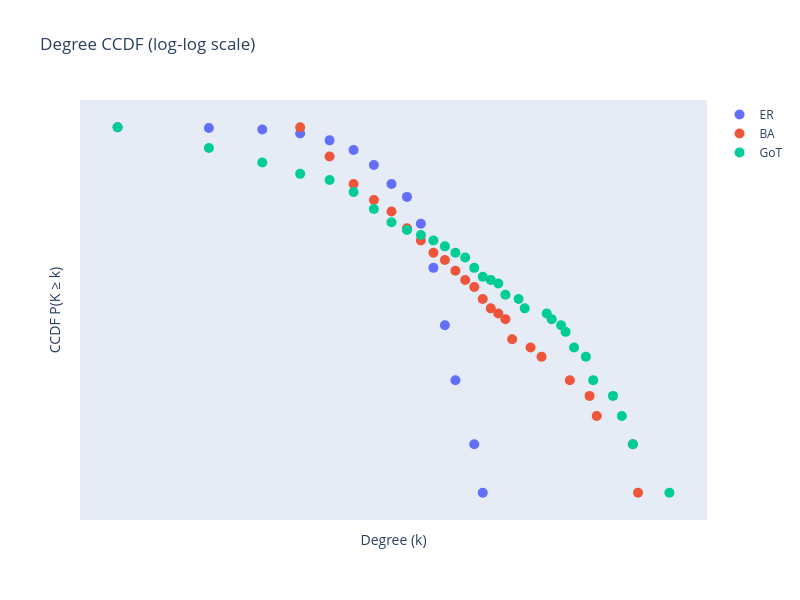

Source (notebook cell):
### Markdown cell above
### **1.4 Code and figure**

<font color='red'> *(Your code: build all graphs, reproduce key arrays of degrees, produce the CCDF figure for 1.3.)*

### Code cell
def degree_ccdf(G):
    degrees = np.array([d for _, d in G.degree()])
    values, counts = np.unique(degrees, return_counts=True)
    ccdf = np.cumsum(counts[::-1])[::-1] / counts.sum()
    return values, ccdf

deg_er, ccdf_er = degree_ccdf(G_er)
deg_ba, ccdf_ba = degree_ccdf(G_ba)
deg_got, ccdf_got = degree_ccdf(G_got)

fig = go.Figure()

fig.add_trace(go.Scatter(
    x=deg_er, y=ccdf_er,
    mode='markers',
    name='ER',
    marker=dict(size=10, symbol='circle')
))

fig.add_trace(go.Scatter(
    x=deg_ba, y=ccdf_ba,
    mode='markers',
    name='BA',
    marker=dict(size=10, symbol='circle')
))

fig.add_trace(go.Scatter(
    x=deg_got, y=ccdf_got,
    mode='markers',
    name='GoT',
    marker=dict(size=10, symbol='circle')
))

# Remove axis labels, ticks, and gridlines
fig.update_xaxes(
    type='log',
    showgrid=False,
    showticklabels=False,
    zeroline=False,
    title='Degree (k)'
)

fig.update_yaxes(
    type='log',
    showgrid=False,
    showticklabels=False,
    zeroline=False,
    title='CCDF P(K ≥ k)'
)

fig.update_layout(
    title='Degree CCDF (log-log scale)',
    hovermode='closest',
    width=800,
    height=600
)

fig.show()

### Figure 1 — Plotly figure (JSON) as saved in the notebook; plotly's stock layout.template omitted (floating-point values rounded to 4 significant figures)
{"data": [{"marker": {"size": 10, "symbol": "circle"}, "mode": "markers", "name": "ER", "type": "scatter", "x": [1, 2, 3, 4, 5, 6, 7, 8, 9, 10, 11, 12, 13, 15, 16], "y": [1.0, 0.9893, 0.9679, 0.9144, 0.8289, 0.7219, 0.5829, 0.4439, 0.369, 0.2513, 0.1337, 0.05882, 0.02674, 0.0107, 0.005348]}, {"marker": {"size": 10, "symbol": "circle"}, "mode": "markers", "name": "BA", "type": "scatter", "x": [4, 5, 6, 7, 8, 9, 10, 11, 12, 13, 14, 15, 16, 17, 18, 19, 20, 23, 25, 31, 36, 38, 50, 52], "y": [1.0, 0.6578, 0.4439, 0.3529, 0.2995, 0.2353, 0.1979, 0.1658, 0.1497, 0.1283, 0.1123, 0.1016, 0.08556, 0.07487, 0.06952, 0.06417, 0.04813, 0.04278, 0.03743, 0.02674, 0.02139, 0.01604, 0.0107, 0.005348]}, {"marker": {"size": 10, "symbol": "circle"}, "mode": "markers", "name": "GoT", "type": "scatter", "x": [1, 2, 3, 4, 5, 6, 7, 8, 9, 10, 11, 12, 13, 14, 15, 16, 17, 18, 19, 21, 22, 26, 27, 29, 30, 32, 35, 37, 43, 46, 50, 66], "y": [1.0, 0.7433, 0.6043, 0.5134, 0.4706, 0.3957, 0.3102, 0.2567, 0.2299, 0.2139, 0.1979, 0.1818, 0.1658, 0.1551, 0.1337, 0.1176, 0.1123, 0.107, 0.09091, 0.08556, 0.07487, 0.06952, 0.06417, 0.05882, 0.05348, 0.04278, 0.03743, 0.02674, 0.02139, 0.01604, 0.0107, 0.005348]}], "layout": {"height": 600, "hovermode": "closest", "title": {"text": "Degree CCDF (log-log scale)"}, "width": 800, "xaxis": {"showgrid": false, "showticklabels": false, "title": {"text": "Degree (k)"}, "type": "log", "zeroline": false}, "yaxis": {"showgrid": false, "showticklabels": false, "title": {"text": "CCDF P(K ≥ k)"}, "type": "log", "zeroline": false}}}
